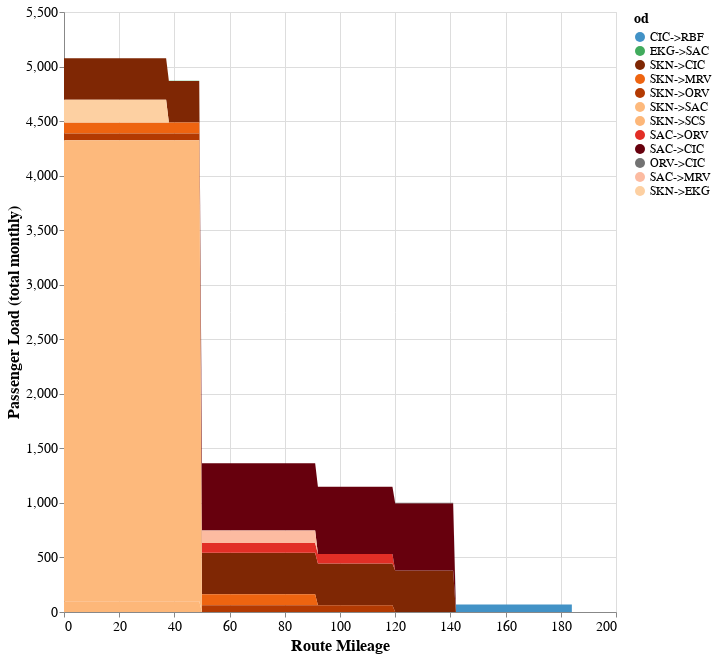

The notebook cell saved with this chart:
### Code cell
chart

### Figure 1 — Vega specification as saved in the notebook (floating-point values rounded to 4 significant figures; data arrays with more than 128 entries replaced by an {"elided": "..."} marker saying what was removed)
{"$schema": "https://vega.github.io/schema/vega/v5.json", "data": [{"name": "source_0", "values": {"elided": "2220 records"}}, {"name": "source_0_x_domain_route_mileage", "values": [{"min": 0.0, "max": 184.0}]}], "marks": [{"type": "group", "name": "pathgroup", "from": {"facet": {"data": "source_0", "name": "faceted_path_main", "groupby": ["od"]}}, "encode": {"update": {"width": {"field": {"signal": null, "datum": null, "group": "width", "parent": null}}, "height": {"field": {"signal": null, "datum": null, "group": "height", "parent": null}}}}, "marks": [{"type": "area", "name": "marks", "from": {"data": "faceted_path_main"}, "sort": {"field": "x"}, "encode": {"update": {"x": {"field": "route_mileage", "scale": "x"}, "y": {"field": "sum_ridership_end", "scale": "y"}, "y2": {"field": "sum_ridership_start", "scale": "y"}, "fill": {"field": "od", "scale": "color"}, "tooltip": {"signal": "{\"departing_station\": isValid(datum[\"departing_station\"]) ? datum[\"departing_station\"] : \"\"+datum[\"departing_station\"], \"od\": isValid(datum[\"od\"]) ? datum[\"od\"] : \"\"+datum[\"od\"], \"ridership\": format(datum[\"ridership\"], \"\")}"}, "defined": {"signal": "isValid(datum[\"route_mileage\"]) && isFinite(+datum[\"route_mileage\"]) && isValid(datum[\"sum_ridership\"]) && isFinite(+datum[\"sum_ridership\"])"}, "orient": {"value": "vertical"}}}, "style": ["area"]}]}], "scales": [{"name": "x", "type": "linear", "domain": [{"signal": "(data(\"source_0_x_domain_route_mileage\")[0] || {}).min"}, {"signal": "(data(\"source_0_x_domain_route_mileage\")[0] || {}).max"}], "range": [0, {"signal": "width"}], "nice": true, "zero": false}, {"name": "y", "type": "linear", "domain": {"data": "source_0", "fields": ["sum_ridership_start", "sum_ridership_end"]}, "range": [{"signal": "height"}, 0], "zero": true, "nice": true}, {"name": "color", "type": "ordinal", "domain": ["CIC->RBF", "EKG->SAC", "SKN->CIC", "SKN->MRV", "SKN->ORV", "SKN->SAC", "SKN->SCS", "SAC->ORV", "SAC->CIC", "ORV->CIC", "SAC->MRV", "SKN->EKG"], "range": ["#4292c6", "#41ab5d", "#7f2704", "#ee6410", "#b33a02", "#fdb97c", "#fdb779", "#e22e26", "#67000d", "#737373", "#fcbba1", "#fdd0a2"]}], "axes": [{"scale": "x", "labels": false, "gridScale": "y", "maxExtent": 0, "domain": false, "aria": false, "orient": "bottom", "minExtent": 0, "ticks": false, "tickCount": {"signal": "ceil(width/40)"}, "zindex": 0, "grid": true}, {"scale": "y", "gridScale": "x", "grid": true, "labels": false, "orient": "left", "tickCount": {"signal": "ceil(height/40)"}, "aria": false, "domain": false, "ticks": false, "minExtent": 0, "zindex": 0, "maxExtent": 0}, {"scale": "x", "title": "Route Mileage", "orient": "bottom", "labelFlush": true, "labelOverlap": true, "zindex": 0, "tickCount": {"signal": "ceil(width/40)"}, "grid": false}, {"scale": "y", "orient": "left", "labelOverlap": true, "title": "Passenger Load (total monthly)", "grid": false, "tickCount": {"signal": "ceil(height/40)"}, "zindex": 0}], "config": {"axis": {"labelFontSize": 14, "titleFontSize": 16}}, "width": 552, "legends": [{"labelFontSize": 12, "symbolLimit": 0, "titleFontSize": 14, "fill": "color", "symbolType": "circle", "title": "od"}], "style": "cell", "background": "white", "height": 600, "padding": 5}
